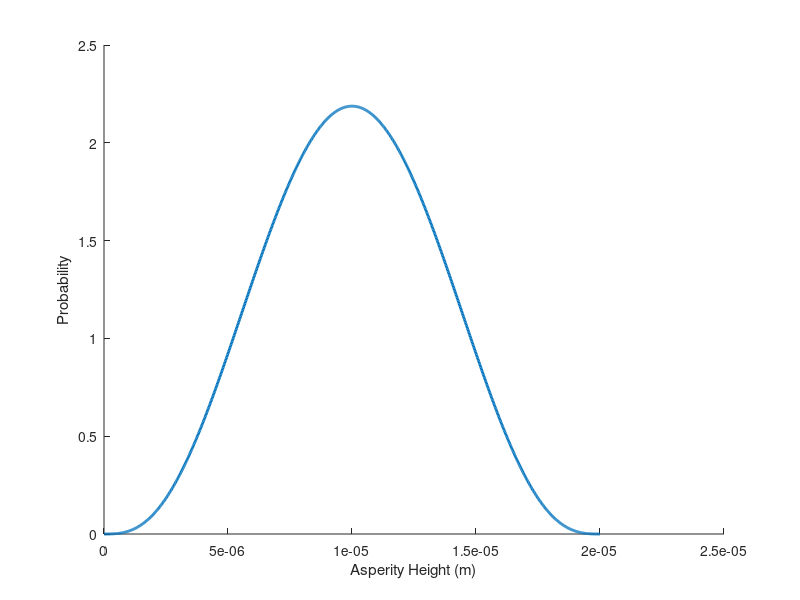

Here is the MATLAB script that generated this plot: (Note: this script raises an error after producing the figure.)
% This script is for basic debugging and writing of the element wise force
% function for evaluation of forces at ROM Quadrature points. 
clear;

addpath('../../ROUTINES/')
addpath('../../ROUTINES/FRIC_MODELS/')
addpath('../../ROUTINES/FRIC_MODELS/ASP_FUN/')
addpath('../../ROUTINES/FRIC_MODELS/PLASTIC/')

addpath('../../ROUTINES/HARMONIC/')
addpath('../../ROUTINES/SOLVERS/')

%% Probability Distribution, max height of 0, nominal gap of 0 for highest points. 

% Asperity Heights of z
zmax = 2e-5;
zmin = 0;

z = linspace(zmin, zmax, 1000);

betaA = 4;
betaB = 4;
% betaA = 8;
% betaB = 1;

pz = betapdf((z - zmin)/(zmax - zmin), betaA, betaB);

figure; 
hold on;
xlabel('Asperity Height (m)');
ylabel('Probability');

plot(z, pz, 'LineWidth', 2);

%probability function
p_fun = @(z) betapdf((z - zmin)/(zmax - zmin), betaA, betaB);

%% Parameters

% Number of Quadrature Points
Nqp_radius = 100;
Nqp_heights = 10; %3 tests a single asperity since it goes to zeros on the ends, 10 is probably reasonable for computation times


%% Friction Model


%%%%%%%%%%%%%%%%%%%%%%%%%%%%%
% Brake unloading equation
% ASP_FUN = @SPHERE_PLASTIC_PRE;
ASP_FUN = @SPHERE_PL_TAN_DECOUPLE_PL_NORM; Nqp_radius = 1;

ASP_FUN_PRE = @SPHERE_PLASTIC_PRE;

pars.sliptype = 3; % Must be 3


%%%%%%%%%%%%%%%%%%%%%%%%%%%%%
% % Alternative unloading equation
% % ASP_FUN = @SPHERE_PLASTIC_PRE2;
% ASP_FUN = @SPHERE_PL_TAN_DECOUPLE_PL_NORM2; Nqp_radius = 1;
% 
% ASP_FUN_PRE = @SPHERE_PLASTIC_PRE2;
% 
% pars.sliptype = 3; % Setting divisible by 2 will consider plasticity and Coulomb., Divisible by 3 will do min(others, CEB)

%% Quadrature info

% Radius Quadrature
rq = linspace(0, 1, Nqp_radius);
wq_r = ones(size(rq));
wq_r(2:end-1) = 2;
wq_r = wq_r/sum(wq_r);

% Asperity Height Quadrature
zq = linspace(zmin, zmax, Nqp_heights);
wq_z = ones(size(zq));
wq_z(2:end-1) = 2;
wq_z = wq_z/sum(wq_z);

%% Initialize Parameters ect.

%Initialize the sphere parameters
E = 192.85e9; %304L from Traction paper
nu = 0.30; %304L taken from Traction paper
G = E / 2/ (1 + nu);%304L approx Shear modulus

% pars.mu     = 0.075; % set with friction model, what is reasonable changes
pars.E      = E;
pars.Estar  = E/2/(1 - nu^2);
pars.nu     = nu;
pars.G      = G;
pars.Gstar  = G/2/(2 - nu);


%Ellipsoid initialization, comment out if Rprime=Rpprime.
pars.Rprime = 0.0080; %(1/0.018453533867678 + 1/0.019130030937404)^(-1);
pars.Rpprime = 6.0630e-05; %(1/0.000172616666847 + 1/0.000199388648556)^(-1);
pars = INITIALIZE_ECCENTRIC(pars);
pars.R = pars.Re;


%Area density of asperities
area_density = 0.2*(8.0597e+06);

%elastic dry friction normal tractions on the order of 2e7, tangential 1e7
%% Yield Parameters

Sys = 200e6; %Pa

C = 1.295*exp(0.736*pars.nu);

delta_y1s = (pi*C*Sys/(2*(2*pars.Estar)))^2*(2*pars.R); %displacement of one sphere against a rigid flat to cause yielding.

% Store all of these results as system parameters to prevent recalculation:
pars.delta_y = delta_y1s*2;
pars.Sys = Sys;

%tangent stiffness after yield.
pars.Et = 0.015*pars.E;

pars.mu = 0.6;

%% TEST RC Friction Function


%Previous info
prev.tx0 = zeros(Nqp_heights, Nqp_radius); %traction for each slider of each asperity height - X
prev.ty0 = zeros(Nqp_heights, Nqp_radius); %traction for each slider of each asperity height - X
prev.rq0 = ones(Nqp_heights, 1)*linspace(0, 1, Nqp_radius); %radii for each slip radius used
prev.uxyw0 = ones(Nqp_heights, 1)*[0, 0, 0]; %displacement at previous step. 
prev.deltam = zeros(Nqp_heights, 1); %Max previous normal displacement
prev.Fm = zeros(Nqp_heights, 1);%Max previous normal force
prev.am = zeros(Nqp_heights, 1);%reversal contact radius


prev0 = prev;

PZFUN = p_fun;

%% Test just a single set of displacements

prev = prev0;

Nt = 2^9;
h = [0, 1, 2]';
uxyn0 = [0, .5e-5, 1e-5];
uxyn1c = [0.1e-5, 0.2e-5, 0.1e-5];
uxyn1s = [0.3e-5, 0.2e-5, 0.1e-5];
uxyn2c = [0.1e-5, 0.1e-5, 0.1e-5];

uxynharmonics = [uxyn0; uxyn1c; uxyn1s; uxyn2c; zeros(1, 3)];

%%%%%%%%% Block from EPMCRESFUN
uxyn_t = TIMESERIES_DERIV(Nt, h, uxynharmonics, 0);  % Nt x Ndnl
Nhc = sum((h==0)+2*(h~=0));
t = linspace(0, 2*pi, Nt+1)';  t(end) = [];
cst = TIMESERIES_DERIV(Nt, h, eye(Nhc), 0);  
% sct = w*TIMESERIES_DERIV(Nt, h, eye(Nhc), 1);
%%%%%%%%%%


figure; 
hold on;
plot(uxyn_t(:, 1));
plot(uxyn_t(:, 2));
plot(uxyn_t(:, 3));

legend('x', 'y', 'z');

uxyn_init = uxyn_t(1, :);
[uxyn_init(3), unmax_ind] = max(uxyn_t(:, 3));
uxyn0 = uxyn_t(1, :);

%%%%%%%%%%%%%%%%%%%%%%%%%%%%%%%%%%%%%%%%%%%%%%%%%%%%%%%%%%%%%%%%%
%%%%%%%%% Call the initialization of the normal history %%%%%%%%%
%%%%%%%%%%%%%%%%%%%%%%%%%%%%%%%%%%%%%%%%%%%%%%%%%%%%%%%%%%%%%%%%%

% derivative of maximum normal w.r.t. the harmonic coefficients
ddeltamduxynh = reshape(cst(unmax_ind, :), 1, 1, []);
warning('THIS IS ONLY PART OF THE DERIVATIVE, need to also account for the time of the maximum point shifting');

prev.ddeltamduxynh = ddeltamduxynh;
prev.duxyn0duxynh = reshape(cst(1, :), 1, 1, []).*eye(3);

quadz = 0;

[txyn, dtxynduxynh, prev] = RC_TRACTION_PL_HARMONIC_INIT(uxyn_init, uxyn0, h, t(unmax_ind), ...
                            ASP_FUN_PRE, PZFUN, pars, prev, Nqp_heights, Nqp_radius, zmin, zmax, area_density, quadz);

ii = 1;

[txyn, dtxynduxynh] = RC_TRACTION_PL_HARMONIC(uxyn_t(ii, :), h, t(ii), ASP_FUN, ...
    PZFUN, pars, prev, Nqp_heights, Nqp_radius, zmin, zmax, area_density, quadz, cst(ii, :));


%% Test Derivatives


prev = prev0;

derivative_test = 1; %1-6+?
%6 is very slow / high resolution in time

delta = [1e-8, 1e-9, 1e-10, 1e-12]; %displacement variation (m)
% delta = [1e-8, 1e-9, 1e-10]; %displacement variation (m)

area_density = 1; %easier to debug.

switch derivative_test    
    case 1
        
        % Random case
        Nt = 2^5;
        h = [0, 1, 2]';
        uxyn0 = [0, .5e-5, 2e-5];
        uxyn1c = [0.1e-5, 0.2e-5, 0.05e-5];
        uxyn1s = [0.3e-5, 0.2e-5, 0.05e-5];
        uxyn2c = [0.1e-5, 0.1e-5, 0.02e-5];

        uxynharmonics = [uxyn0; uxyn1c; uxyn1s; uxyn2c; zeros(1, 3)];
        
    case 2
        % Separation in the middle
        
        Nt = 2^5;
        h = [0, 1, 2]';
        uxyn0 = [0, .5e-5, 1e-5];
        uxyn1c = [0.1e-5, 0.2e-5, 0.05e-5];
        uxyn1s = [0.3e-5, 0.2e-5, 0.05e-5];
        uxyn2c = [0.1e-5, 0.1e-5, 0.02e-5];

        uxynharmonics = [uxyn0; uxyn1c; uxyn1s; uxyn2c; zeros(1, 3)];
        
            
    case 3
        % Low Amplitude had a bug originally, fixed now
        
        Nt = 2^3;
        h = [0, 1, 2]';
        uxyn0 = [0, .5e-5, 1e-5];
        uxyn1c = [0.1e-5, 0.2e-5, 0.05e-5];
        uxyn1s = [0.3e-5, 0.2e-5, 0.05e-5];
        uxyn2c = [0.1e-5, 0.1e-5, 0.02e-5];

        uxynharmonics = [uxyn0; uxyn1c; uxyn1s; uxyn2c; zeros(1, 3)];
        
        
    case 4 
        % Minimal contact/separation throughout
        
        Nt = 2^3;
        h = [0, 1, 2]';
        uxyn0 = [0, .5e-5, .1e-5];
        uxyn1c = [0.1e-5, 0.2e-5, 0.1e-5];
        uxyn1s = [0.3e-5, 0.2e-5, 0.1e-5];
        uxyn2c = [0.1e-5, 0.1e-5, 0.05e-5];

        uxynharmonics = [uxyn0; uxyn1c; uxyn1s; uxyn2c; zeros(1, 3)];
        
    case 5 
        % Late peak contact
        Nt = 2^7;
        h = [0, 1, 2]';
        uxyn0 = [0, .5e-5, -.1e-5];
        uxyn1c = [0.1e-5, 0.2e-5, -0.1e-5];
        uxyn1s = [0.3e-5, 0.2e-5, -0.1e-5];
        uxyn2c = [0.1e-5, 0.1e-5, -0.5e-5];

        uxynharmonics = [uxyn0; uxyn1c; uxyn1s; uxyn2c; zeros(1, 3)];
        
    otherwise
        % Very high resolution test 5 to see if there is notable error for
        % the time of max normal varying with coefficients
        
        % Late peak contact
        Nt = 2^10;
        h = [0, 1, 2]';
        uxyn0 = [0, .5e-5, -.1e-5];
        uxyn1c = [0.1e-5, 0.2e-5, -0.1e-5];
        uxyn1s = [0.3e-5, 0.2e-5, -0.1e-5];
        uxyn2c = [0.1e-5, 0.1e-5, -0.5e-5];

        uxynharmonics = [uxyn0; uxyn1c; uxyn1s; uxyn2c; zeros(1, 3)];
        
        
        
end


% Generation function
GEN_FUN = @(uxynharmonics) generate_time_series(uxynharmonics, Nt, h, ASP_FUN, ...
            ASP_FUN_PRE, PZFUN, pars, prev, Nqp_heights, Nqp_radius, zmin, zmax, area_density);


% Reference
[txyn_t, dtxynduxynh_t, t, uxyn_t] = GEN_FUN(uxynharmonics);


% Checking that reference makes useful sense
figure; 
hold on;
plot(uxyn_t(:, 1));
plot(uxyn_t(:, 2));
plot(uxyn_t(:, 3));

legend('x', 'y', 'z');

% txyn_t

dtxynduxynh_t_num = zeros(size(dtxynduxynh_t));

errors = zeros(size(delta));

for ii = 1:length(delta)
    for dir = 1:3
        for harm = 1:size(uxynharmonics,1)
            
            uxynharmonics_high = uxynharmonics;
            uxynharmonics_low  = uxynharmonics;
            
            uxynharmonics_high(harm, dir) = uxynharmonics(harm, dir) + delta(ii);
            uxynharmonics_low(harm, dir)  = uxynharmonics(harm, dir) - delta(ii);
            
            [txyn_t_high, ~, ~, ~] = GEN_FUN(uxynharmonics_high);
            [txyn_t_low,  ~, ~, ~] = GEN_FUN(uxynharmonics_low);
            
            dtxynduxynh_t_num(:, :, dir, harm) = (txyn_t_high - txyn_t_low)/(2*delta(ii));

        end
    end
        
    errors(ii) = norm(abs(dtxynduxynh_t_num(:) - dtxynduxynh_t(:)))/(norm(dtxynduxynh_t(:)) + (norm(dtxynduxynh_t(:)) == 0));
    
end

log10error = log10(errors)

%% Look at matrices side by side

for dir = 1:size(dtxynduxynh_t, 3)
    for harm = 1:size(dtxynduxynh_t, 4)
        
        fprintf('Varying displacement direction %d, harmonic component %d\n', dir, harm);
        
        [dtxynduxynh_t(:, :, dir, harm), NaN(size(dtxynduxynh_t(:, 1,1,1))) dtxynduxynh_t_num(:, :, dir, harm)]
        
        3
    end
end

disp('Make sure the both for loops cover all entries');

%% Function to generate time series
function [txyn_t, dtxynduxynh_t, t, uxyn_t] = generate_time_series(uxynharmonics, Nt, h, ASP_FUN, ASP_FUN_PRE, PZFUN, pars, prev, Nqp_heights, Nqp_radius, zmin, zmax, area_density)


    %%%%%%%%% Block from EPMCRESFUN
    uxyn_t = TIMESERIES_DERIV(Nt, h, uxynharmonics, 0);  % Nt x Ndnl
    Nhc = sum((h==0)+2*(h~=0));
    t = linspace(0, 2*pi, Nt+1)';  t(end) = [];
    cst = TIMESERIES_DERIV(Nt, h, eye(Nhc), 0);  
    % sct = w*TIMESERIES_DERIV(Nt, h, eye(Nhc), 1);
    %%%%%%%%%%

    %%%%%%%%%%%%%%%%%%%%%%%%%%%%%%%%%%%%%%%%%%%%%%%%%%%%%%%%%%%%%%%%%
    %%%%%%%%% Call the initialization of the normal history %%%%%%%%%
    %%%%%%%%%%%%%%%%%%%%%%%%%%%%%%%%%%%%%%%%%%%%%%%%%%%%%%%%%%%%%%%%%

    % Find maximum displacement
    uxyn_init = uxynharmonics(1, :); % Start Tangential Models with Zeroth Harmonic displacements (phase invariance if does not slip).
    [uxyn_init(3), unmax_ind] = max(uxyn_t(:, 3));
%     uxyn0 = uxyn_t(1, :);
    uxyn0 = uxyn_init;

    % derivative of maximum normal w.r.t. the harmonic coefficients
    ddeltamduxynh = reshape(cst(unmax_ind, :), 1, 1, []);

    prev.ddeltamduxynh = ddeltamduxynh;
%     prev.duxyn0duxynh = reshape(cst(1, :), 1, 1, []).*eye(3);
    prev.duxyn0duxynh = zeros(3,3,size(cst, 2));
    prev.duxyn0duxynh(:, :, 1) = eye(3);
    prev.duxyn0duxynh(3, 3, :) = prev.ddeltamduxynh;
    

    quadz = 0;
    
    [~, ~, prev] = RC_TRACTION_PL_HARMONIC_INIT(uxyn_init, uxyn0, h, t(unmax_ind), ...
                                ASP_FUN_PRE, PZFUN, pars, prev, Nqp_heights, Nqp_radius, zmin, zmax, area_density, quadz);

    %%%%%%%%%%%%%%%%%%%%%%%%%%%%%%%%%%%%%%%%%%%%%%%%%%%%%%%%%%%%%%%%%
    %%%%%%%%% Construct Time history %%%%%%%%%
    %%%%%%%%%%%%%%%%%%%%%%%%%%%%%%%%%%%%%%%%%%%%%%%%%%%%%%%%%%%%%%%%%
    
    % Initialize time history
    txyn_t = zeros(length(t), 3);
    dtxynduxynh_t = zeros(length(t), 3, 3, Nhc);
                            
    % Construct the full time history
    for ii = 1:length(t)
        
        [txyn_t(ii, :), dtxynduxynh_t(ii, :, :, :), prev] = RC_TRACTION_PL_HARMONIC(uxyn_t(ii, :), h, t(ii), ASP_FUN, ...
            PZFUN, pars, prev, Nqp_heights, Nqp_radius, zmin, zmax, area_density, quadz, cst(ii, :));

    end

end
